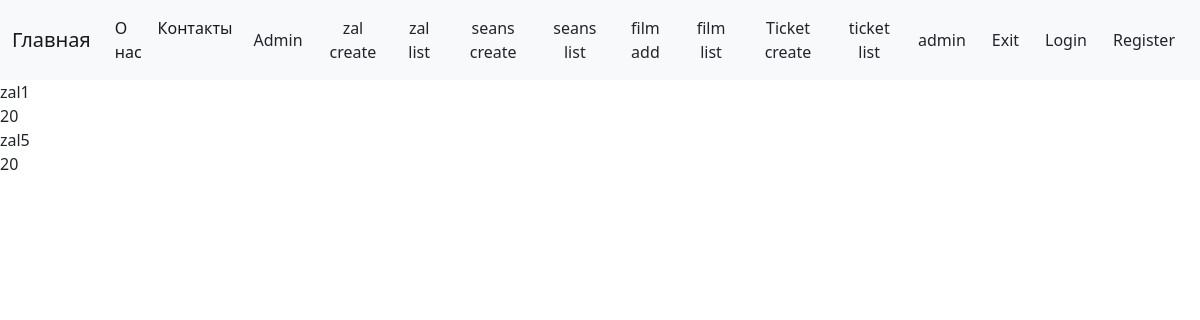
The page /zal/list (signed in) on the database as committed earlier.
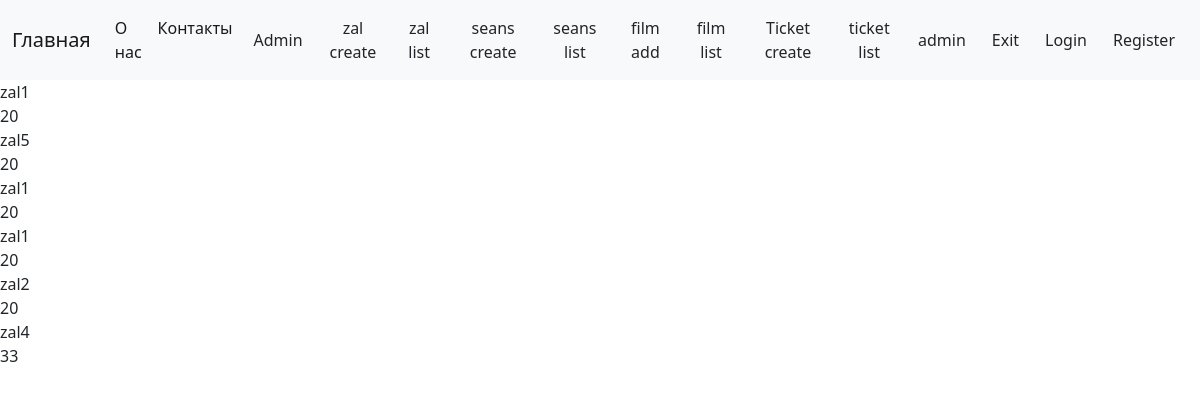
The same page on the database as committed later.
### zal/models.py (models this page shows, shortened)
class Zal(models.Model):
    name = models.CharField(max_length=255)
    size = models.IntegerField(default=20,
                               verbose_name='Количество мест'
                               )

### zal/views.py (the view)
# urls.py: path('zal/list', ZalList.as_view(), name='zal-list'),
class ZalList(ListView):
    model = Zal
    template_name = 'zal-list.html'
    context_object_name = 'zals'

### zal/templates/zal-list.html
{% extends 'static/base.html' %}
{% block content %}
    {% for zal in zals %}
         {% include 'zal-detail.html' with zal=zal %}
    {% endfor %}
{% endblock %}

### zal/templates/zal-detail.html
{% block content %}
     <div>
    {{ zal.name }}
    </div>
    <div>
    {{ zal.size }}
    </div>
{% endblock %}

Rows that differ between the two databases and show on the page:
added Zal: name "zal1", size "20"
added Zal: name "zal1", size "20"
added Zal: name "zal2", size "20"
added Zal: name "zal4", size "33"
